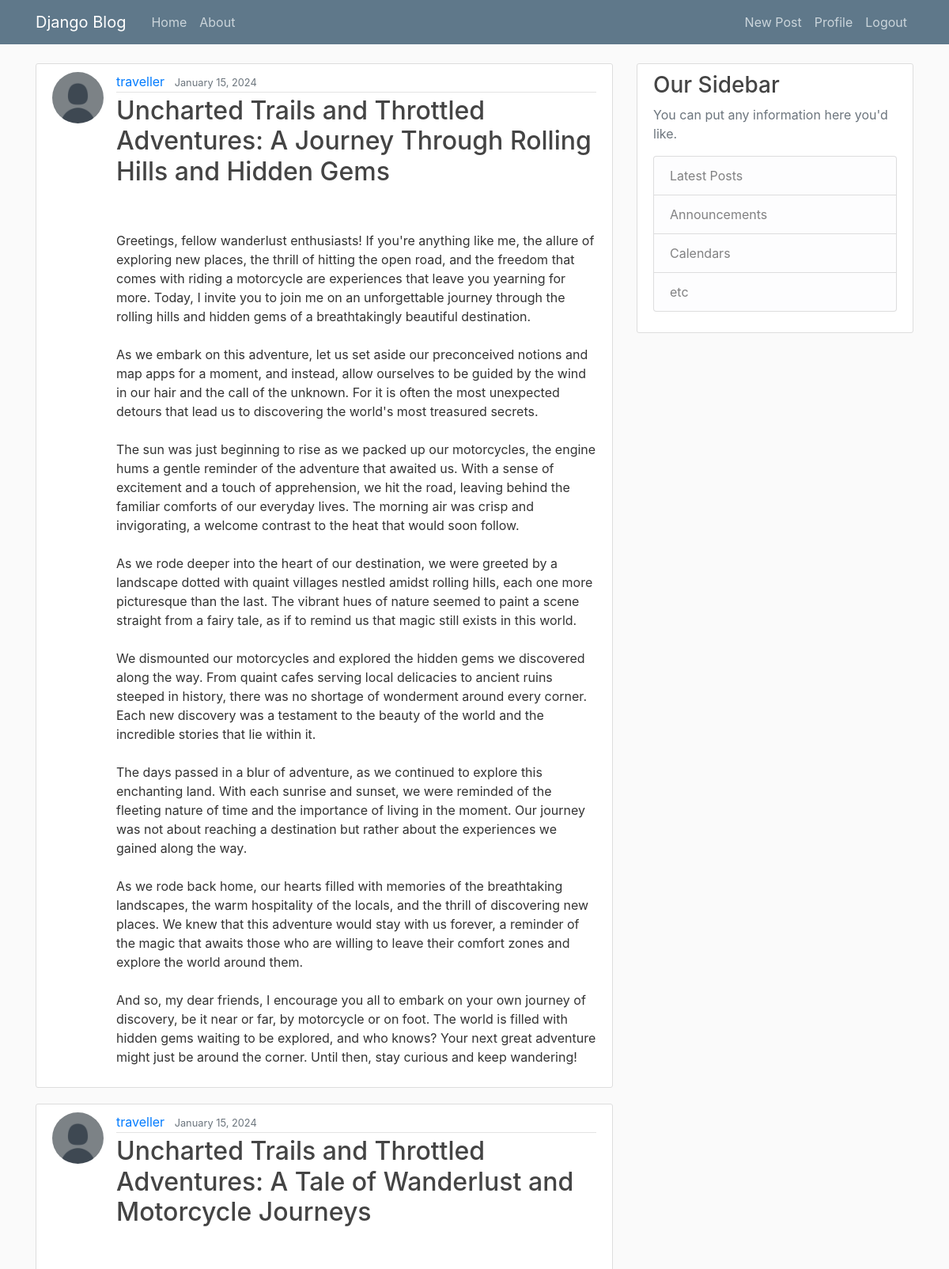
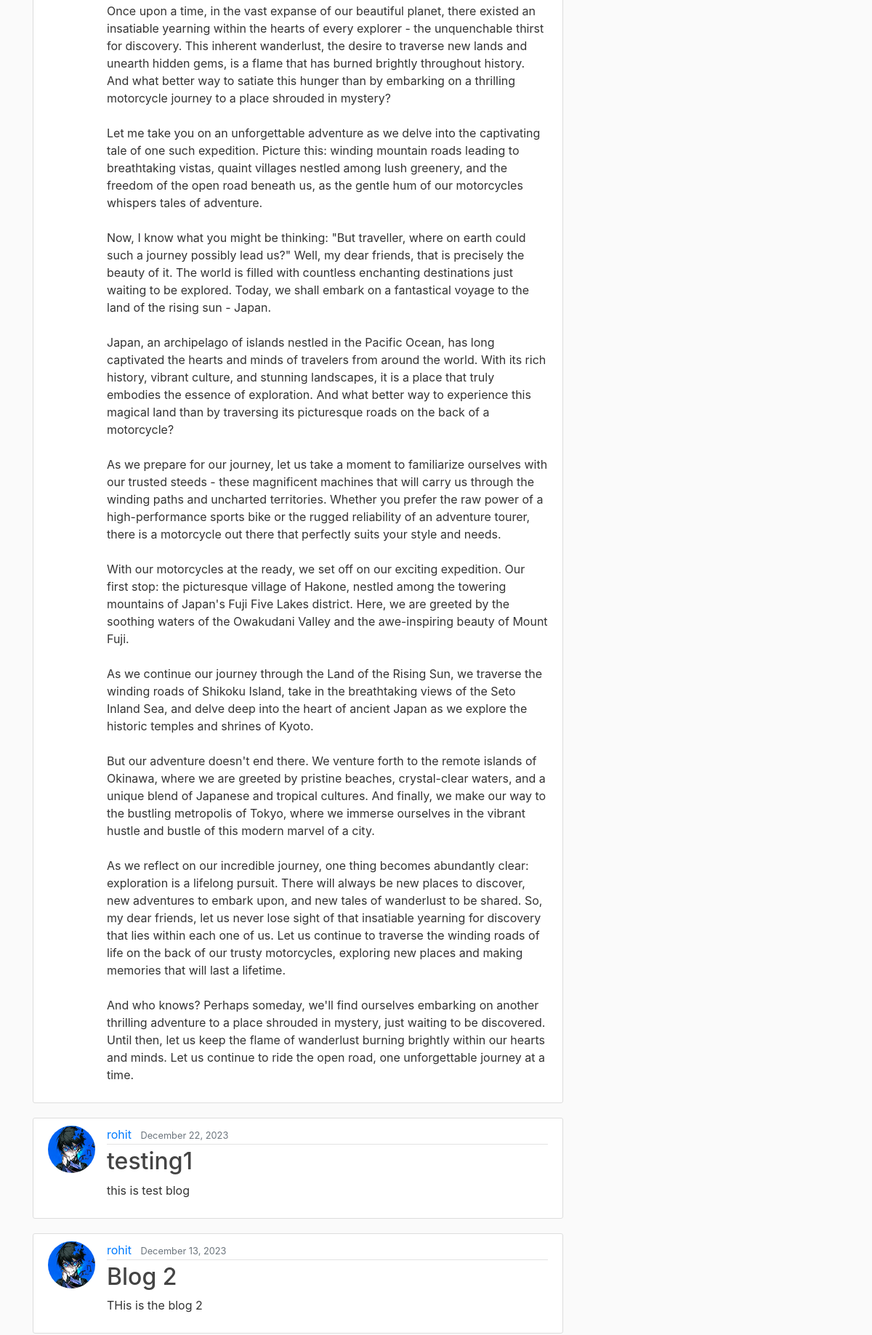
The page / (signed in, upper part) on the database its author committed (2 pictures, top to bottom).
### blog/models.py (models this page shows, shortened)
class Post(models.Model):
    title = models.CharField(max_length=100)
    content = models.TextField()
    date_posted = models.DateTimeField(default=timezone.now)
    author = models.ForeignKey(User, on_delete=models.CASCADE)

### users/models.py (models this page shows, shortened)
class Profile(models.Model):
    user = models.OneToOneField(User, on_delete=models.CASCADE)
    image = models.ImageField(default='default.png', upload_to='profile_pic')

### blog/views.py (the view)
# urls.py: path('',PostListView.as_view(), name="blog-home" ),
class PostListView(ListView):
    model = Post
    template_name = 'blog/home.html' #<app>/<model>_<viewtype>.html
    context_object_name = 'posts'
    ordering = ['-date_posted']
    paginate_by = 5

### blog/templates/blog/home.html (shortened to what this page needs)
{% extends "blog/base.html" %}
{% block content %}
    {% for post in posts %}
        <article class="media content-section">
          <img class="rounded-circle article-img" src="{{ post.author.profile.image.url }}">
          <div class="media-body">
            <div class="article-metadata">
              <a class="mr-2" href="{% url 'user-posts' post.author.username %}">{{ post.author }}</a>
              <small class="text-muted">{{ post.date_posted|date:"F d, Y" }}</small>
            </div>
            <h2><a class="article-title" href="{% url 'post-detail' post.id %}">{{ post.title }}</a></h2>
            <p class="article-content">{{ post.content }}</p>
          </div>
        </article>
    {% endfor %}
{% endblock content %}

### blog/static/blog/main.css (style rules this page uses)
body { background: #fafafa; color: #333333; margin-top: 5rem; }
h1, h2, h3, h4, h5, h6 { color: #444444; }
.content-section { background: #ffffff; padding: 10px 20px; border: 1px solid #dddddd; border-radius: 3px; margin-bottom: 20px; }
.article-title { color: #444444; }
.article-content { white-space: pre-line; }
.article-img { height: 65px; width: 65px; margin-right: 16px; }
.article-metadata { padding-bottom: 1px; margin-bottom: 4px; border-bottom: 1px solid #e3e3e3 }

### rows shown on the page
Post: author.profile.image (placeholder picture), author "traveller", date_posted "January 15, 2024", title "Uncharted Trails and Throttled Adventures: A Journey Through Rolling Hills and Hidden Gems", content "Greetings, fellow wanderlust enthusiasts! If you're anything like me, the allure of exploring new places, the thrill of hitting the open road, and the freedom that comes with riding a motorcycle are experiences that leave you yearning for more. Today, I invite you to join me on an unforgettable journey through the rolling hills and hidden gems of a breathtakingly beautiful destination. As we embark on this adventure, let us set aside our preconceived notions and map apps for a moment, and instead, allow ourselves to be guided by the wind in our hair and the call of the unknown. For it is often the most unexpected detours that lead us to discovering the world's most treasured secrets. The…"
Post: author.profile.image (placeholder picture), author "traveller", date_posted "January 15, 2024", title "Uncharted Trails and Throttled Adventures: A Tale of Wanderlust and Motorcycle Journeys", content "Once upon a time, in the vast expanse of our beautiful planet, there existed an insatiable yearning within the hearts of every explorer - the unquenchable thirst for discovery. This inherent wanderlust, the desire to traverse new lands and unearth hidden gems, is a flame that has burned brightly throughout history. And what better way to satiate this hunger than by embarking on a thrilling motorcycle journey to a place shrouded in mystery? Let me take you on an unforgettable adventure as we delve into the captivating tale of one such expedition. Picture this: winding mountain roads leading to breathtaking vistas, quaint villages nestled among lush greenery, and the freedom of the open road…"
Post: author.profile.image (picture), author "rohit", date_posted "December 22, 2023", title "testing1", content "this is test blog"
Post: author.profile.image (picture), author "rohit", date_posted "December 13, 2023", title "Blog 2", content "THis is the blog 2"
